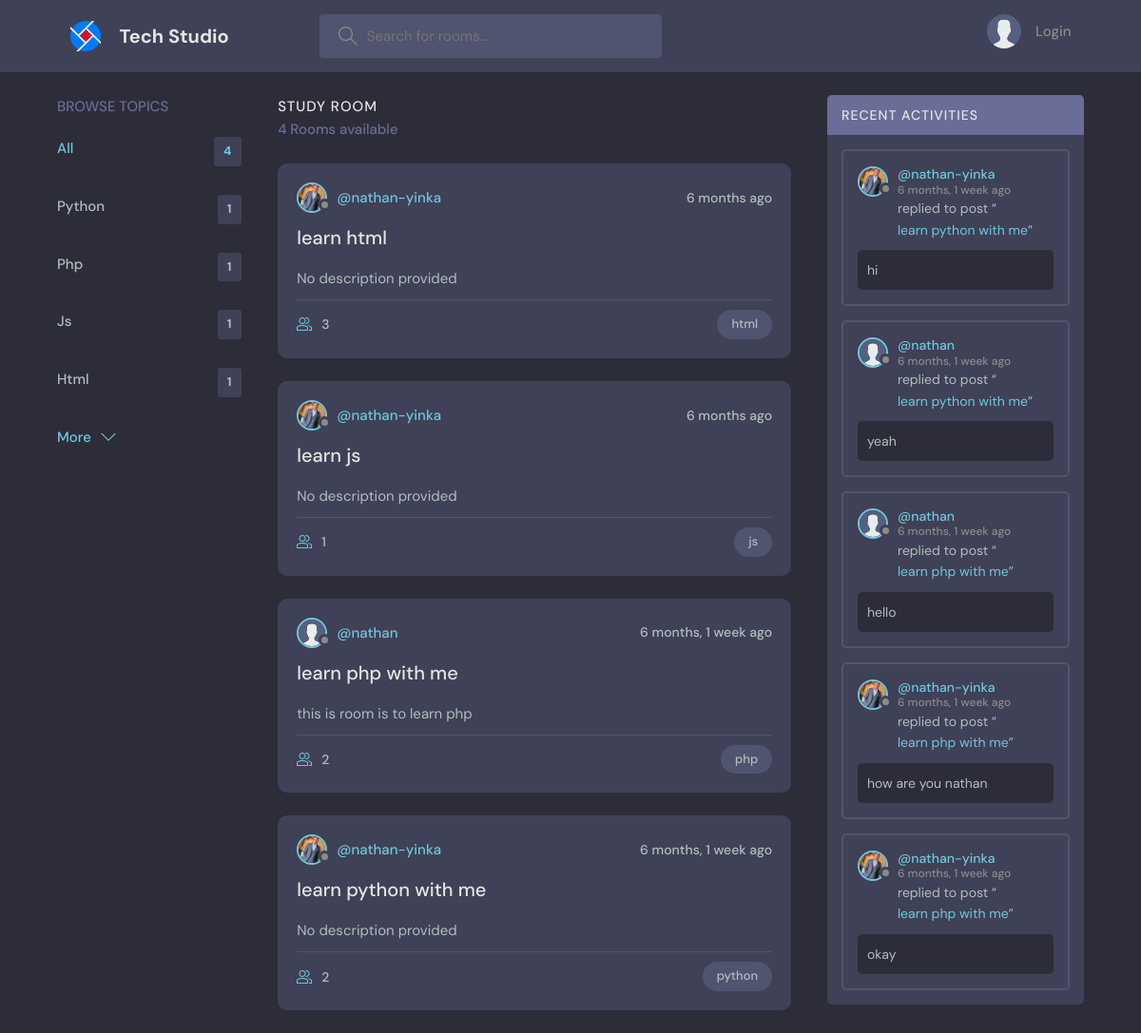
The page / on the database its author committed.
### base/models.py (models this page shows, shortened)
class Topic(models.Model):
    name = models.CharField(max_length=200)

class Room(models.Model):
    host = models.ForeignKey(User,on_delete=models.SET_NULL, null= True)
    topic = models.ForeignKey(Topic, on_delete=models.SET_NULL, null= True)
    participants = models.ManyToManyField(User, related_name="participants", blank= True,)
    name = models.CharField(max_length= 250)
    description = models.TextField(null=True, blank=True)
    updated = models.DateTimeField(auto_now=True)
    created = models.DateTimeField(auto_now_add=True)
    def __str__(self):
        return self.name
    class Meta:
        ordering = ["-updated", "-created"]

class User(AbstractUser):
    name = models.CharField(max_length=200, null=True)
    email = models.EmailField(unique=True, null=True)
    bio = models.TextField(null=True, blank=True)
    avatar = models.ImageField(null=True, default="https://res.cloudinary.com/dtostqvav/image/upload/v1707223140/kgeg16zar09uqry5xdh6.svg",upload_to='discord_user_dp')
    followers = models.ManyToManyField("self", symmetrical=False, related_name="users_following", blank=True)
    following = models.ManyToManyField("self", symmetrical=False, related_name="users_followed_by", blank=True)
    def __str__(self):
        return self.username

class Message(models.Model):
    user = models.ForeignKey(User, on_delete=models.CASCADE)
    room = models.ForeignKey('Room', on_delete=models.CASCADE,) # CASCADE means will delete after the room has been deleted
    body = models.TextField()
    updated = models.DateTimeField(auto_now=True)
    created = models.DateTimeField(auto_now_add=True)

### base/views.py (the view)
# urls.py: path("",views.home, name="home"),
def home(request):
    search = request.GET.get("q") if request.GET.get("q") != None else ""
    rooms = Room.objects.filter(
        Q(topic__name__icontains=search) |
        Q(name__icontains=search) |
        Q(description__icontains=search)
        )
    total_room = Room.objects.all()
    topic = Topic.objects.annotate(room_count=Count('room')).order_by('-room_count')
    room_count = rooms.count()
    room_messages = Message.objects.filter(
        Q(room__topic__name__icontains = search)
        )[:5]
    context = {
        "rooms":rooms,
        "topics":topic,
        "room_count":room_count,
        "room_messages":room_messages,
        "total_room":total_room
    }
    return render(request, "base/home.html",context)

### base/templates/base/home.html (shortened to what this page needs)
{% extends "base.html" %}
{% block content %}
<main class="layout layout--3">
      <div class="container">
        {% include "base/topic_component.html" %}
        <div class="roomList">
          <div class="roomList__header">
            <div>
              <h2>Study Room</h2>
              <p>{{room_count}} Rooms available</p>
            </div>
          </div>
          {% include "base/feeds_component.html" %}
        </div>
        {% include "base/activity_component.html" %}
      </div>
    </main>
    {% endblock content %}

### base/templates/base/topic_component.html
<div class="topics">
    <div class="topics__header">
      <h2>Browse Topics</h2>
    </div>
    <ul class="topics__list">
      <li>
        <a href="{% url 'home' %}" class="active">All <span>{{total_room.count}}</span></a>
      </li>
      {% for topic in topics %}
      <li>
        <a href="{% url 'home' %}?q={{topic.name}}">{{topic.name|title }} <span>{{topic.room_set.all.count}}</span></a>
      </li>
      {% endfor %}
    </ul>
    <a class="btn btn--link" href="{% url 'topics' %}">
      More
      <svg version="1.1" xmlns="http://www.w3.org/2000/svg" width="32" height="32" viewBox="0 0 32 32">
        <title>chevron-down</title>
        <path d="M16 21l-13-13h-3l16 16 16-16h-3l-13 13z"></path>
      </svg>
    </a>
  </div>

### base/templates/base/feeds_component.html (shortened to what this page needs)
{% for room in rooms %}
<div class="roomListRoom">
    <div class="roomListRoom__header">
        <a href="{% url 'user' room.host.id %}" class="roomListRoom__author">
            <div class="avatar avatar--small">
                <img src="{{room.host.avatar.url}}" />
            </div>
            <span>@{{room.host.username}}</span>
        </a>
        <div class="roomListRoom__actions">
            <span>{{room.created|timesince}} ago</span>
        </div>
    </div>
    <div class="roomListRoom__content">
        <a href="{% url 'room' pk=room.id %}">{{room.name}}</a>
        <p>
            {% if room.description %}
            {% if room.description|length > 50 %}
            {{ room.description|slice:":50" }}...
            {% else %}
            {{ room.description }}
            {% endif %}
            {% else %}
            No description provided
            {% endif %}
        </p>
    </div>
    <div class="roomListRoom__meta">
        <a href="{% url 'room' pk=room.id %}" class="roomListRoom__joined">
            {{room.participants.all.count}}
        </a>
        <p class="roomListRoom__topic">{{room.topic.name}}</p>
    </div>
</div>
{% endfor%}

### base/templates/base/activity_component.html (shortened to what this page needs)
<div class="activities">
    <div class="activities__header">
        <h2>Recent Activities</h2>
    </div>
    {% for message in room_messages|slice:":5" %}
    <div class="activities__box">
        <div class="activities__boxHeader roomListRoom__header">
            <a href="{% url 'user' message.user.id %}" class="roomListRoom__author">
                <div class="avatar avatar--small">
                    <img src="{{message.user.avatar.url}}" />
                </div>
                <p>
                    @{{message.user}}
                    <span>{{message.created |timesince }} ago</span>
                </p>
            </a>
        </div>
        <div class="activities__boxContent">
            <p>replied to post “<a href="{% url 'room' message.room.id %}">{{message.room}}</a>”</p>
            <div class="activities__boxRoomContent">
                {% if message.body|length > 25 %}
                {{ message.body|slice:":50" }} ...
                {% else %}
                {{ message.body }}
                {% endif %}
            </div>
        </div>
    </div>
    {% endfor %}
</div>

### rows shown on the page
Topic: name "Python", room_set.all.count "1"
Topic: name "Php", room_set.all.count "1"
Topic: name "Js", room_set.all.count "1"
Topic: name "Html", room_set.all.count "1"
Room: host.avatar (picture), host.username "nathan-yinka", created "6 months", name "learn html", shows "No description provided", participants.all.count "3", topic.name "html"
Room: host.avatar (picture), host.username "nathan-yinka", created "6 months", name "learn js", shows "No description provided", participants.all.count "1", topic.name "js"
Room: host.avatar (placeholder picture), host.username "nathan", created "6 months, 1 week", name "learn php with me", description "this is room is to learn php", participants.all.count "2", topic.name "php"
Room: host.avatar (picture), host.username "nathan-yinka", created "6 months, 1 week", name "learn python with me", shows "No description provided", participants.all.count "2", topic.name "python"
Message: user.avatar (picture), user "nathan-yinka", created "6 months, 1 week", room "learn python with me", body "hi"
Message: user.avatar (placeholder picture), user "nathan", created "6 months, 1 week", room "learn python with me", body "yeah"
Message: user.avatar (placeholder picture), user "nathan", created "6 months, 1 week", room "learn php with me", body "hello"
Message: user.avatar (picture), user "nathan-yinka", created "6 months, 1 week", room "learn php with me", body "how are you nathan"
Message: user.avatar (picture), user "nathan-yinka", created "6 months, 1 week", room "learn php with me", body "okay"

### other values the page prints
{{ total_room.count }} "4"
{{ room_count }} "4"
